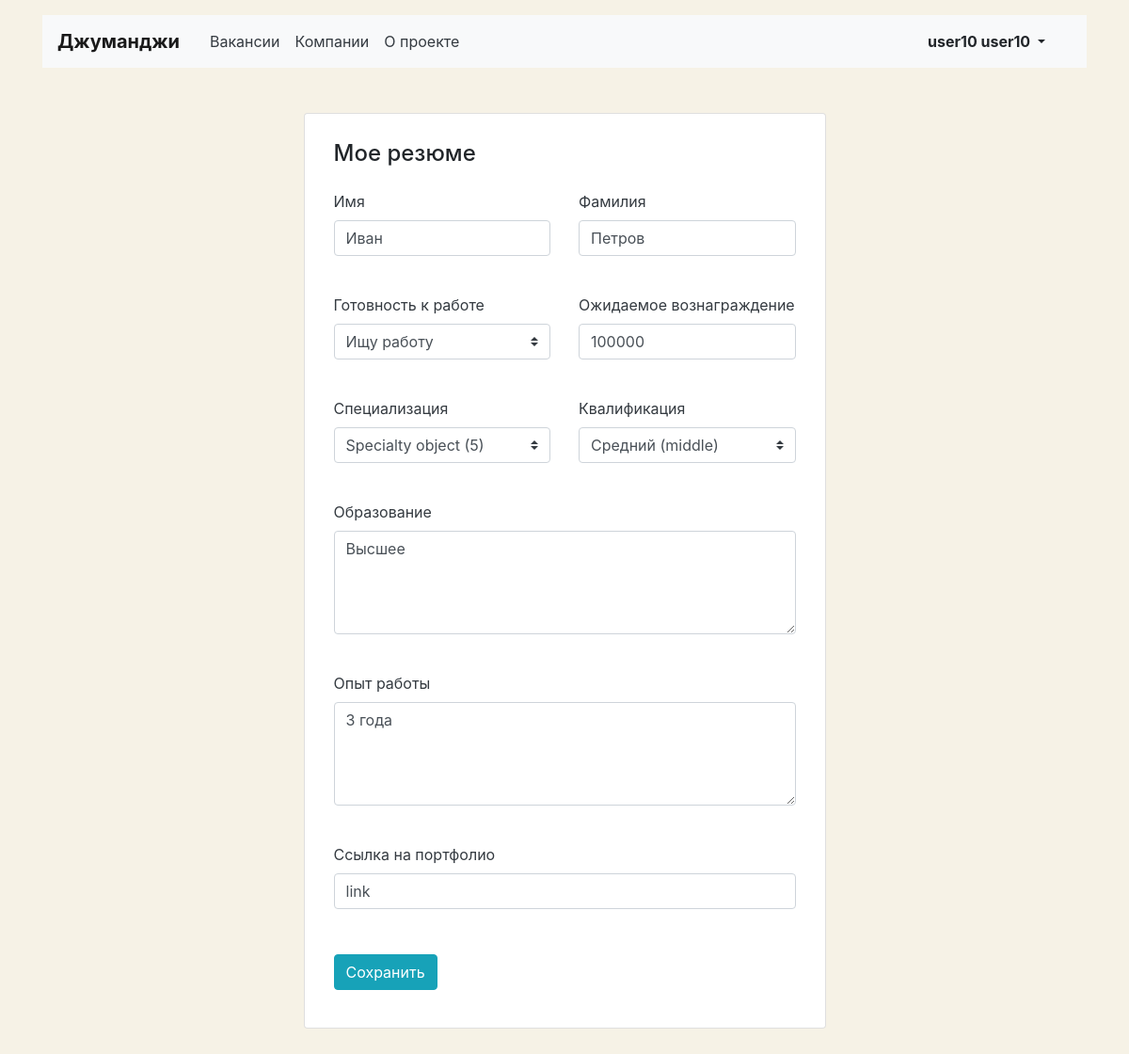
The app's page /personal/resume-edit/ (signed in) with its own data.
### app_vacancies/models.py (models this page shows)
class Resume(models.Model):
    QULIFICATION_CHOICES = (
        ("Средний (middle)", "Средний (middle)"),
        ("Младший (junior)", "Младший (junior)"),
        ("Старший (senior)", "Старший (senior)"),
    )
    JOB_STATUS_CHOICES = (
        ("Ищу работу", "Ищу работу"),
        ("Открыт к предложениям", "Открыт к предложениям"),
        ("Не ищу работу", "Не ищу работу"),
    )
    firstname = models.CharField(max_length=30)
    secondname = models.CharField(max_length=30)
    job_status = models.CharField(max_length=30, choices=JOB_STATUS_CHOICES, default='1')
    waiting_salary = models.IntegerField()
    specialty = models.ForeignKey(Specialty, on_delete=models.CASCADE)
    qualification = models.CharField(max_length=30, choices=QULIFICATION_CHOICES, default='1')
    education = models.CharField(max_length=150)
    work_experience = models.CharField(max_length=200)
    portfolio_link = models.CharField(max_length=200)
    owner = models.ForeignKey(User, on_delete=models.CASCADE, default=0)

### personal/views.py (the view, shortened to what this page needs)
# urls.py: path('resume-edit/', resume_edit, name='resume-edit'),
def resume_edit(request):
    user = request.user
    context = {
        'username': user.get_full_name(),
    }
    try:
        resume = Resume.objects.get(owner=user.pk)
    except Resume.DoesNotExist:
        return render(request, 'resume-create.html', context=context)
    form = EditResumeForm(instance=resume)
    context.update({
        'form': form
    })
    return render(request, 'resume-edit.html', context=context)

### personal/forms.py (shortened to what this page needs)
class EditResumeForm(forms.ModelForm):
    class Meta:
        model = Resume
        SEMESTER_CHOICES = (
            ("1", "1"),
            ("2", "2"),
            ("3", "3"),
            ("4", "4"),
            ("5", "5"),
            ("6", "6"),
            ("7", "7"),)
        fields = ('firstname', 'secondname', 'job_status', 'waiting_salary', 'specialty', 'qualification',
                  'education', 'work_experience', 'portfolio_link')
        speciality = forms.ModelChoiceField(queryset=Specialty.objects.all())
        widgets = {
            'education': forms.Textarea(attrs={'rows': 4}),
            'work_experience': forms.Textarea(attrs={'rows': 4}),
        }
    def __init__(self, *args, **kwargs):
        super().__init__(*args, **kwargs)
        self.helper = FormHelper()
        self.helper.form_show_labels = False

### templates/resume-edit.html (shortened to what this page needs)
{% extends "base1.html" %}
{% block content %}
{% load crispy_forms_tags %}
  <main class="container mt-3 pb-5">
    <section class="col-12 col-lg-6 offset-lg-3 mt-5 card">
      <div class="card-body px-3 pb-4">
        <h1 class="h4 pt-2 pb-3">Мое резюме</h1>
        <form method="post">
          <div class="row">
            <div class="col-12 col-md-6">
              <div class="form-group pb-2">
                <label class="mb-2 text-dark" for="userName">Имя</label>
                {{ form.firstname|as_crispy_field }}
              </div>
            </div>
            <div class="col-12 col-md-6">
              <div class="form-group pb-2">
                <label class="mb-2 text-dark" for="userSurname">Фамилия</label>
                {{ form.secondname|as_crispy_field }}
              </div>
            </div>
          </div>
          <div class="row">
            <div class="col-12 col-md-6">
              <div class="form-group pb-2">
                <label class="mb-2 text-dark" for="userReady">Готовность к работе</label>
                {{ form.job_status|as_crispy_field }}
              </div>
            </div>
            <div class="col-12 col-md-6">
              <div class="form-group pb-2">
                <label class="mb-2 text-dark" for="userPortfolio">Ожидаемое вознаграждение</label>
                {{ form.waiting_salary|as_crispy_field }}
              </div>
            </div>
          </div>
          <div class="row">
            <div class="col-12 col-md-6">
              <div class="form-group pb-2">
                <label class="mb-2 text-dark" for="userSpecialization">Специализация</label>
                {{ form.specialty|as_crispy_field }}
              </div>
            </div>
            <div class="col-12 col-md-6">
              <div class="form-group pb-2">
                <label class="mb-2 text-dark" for="userQualification">Квалификация</label>
                {{ form.qualification|as_crispy_field }}
              </div>
            </div>
          </div>
          <div class="form-group pb-2">
            <label class="mb-2 text-dark" for="userEducation">Образование</label>
            {{ form.education|as_crispy_field }}
          </div>
          <div class="form-group pb-2">
            <label class="mb-2 text-dark" for="userExperience">Опыт работы</label>
            {{ form.work_experience|as_crispy_field }}
          </div>
          <div class="form-group pb-3">
            <label class="mb-2 text-dark" for="userPortfolio">Ссылка на портфолио</label>
            {{ form.portfolio_link|as_crispy_field }}
          </div>
          <div class="form-group">
            <input type="submit" class="btn btn-info" value="Сохранить">
          </div>
        </form>
      </div>
    </section>
  </main>
{% endblock %}

### templates/base1.html (style rules this page uses)
body { background-color: #F6F2E6; }

### records on screen
Resume: firstname "Иван", secondname "Петров", job_status "Ищу работу", waiting_salary "100000", specialty "Specialty object (5)", qualification "Средний (middle)", education "Высшее", work_experience "3 года", portfolio_link "link"

### other values on screen
{{ username }} "user10 user10"
